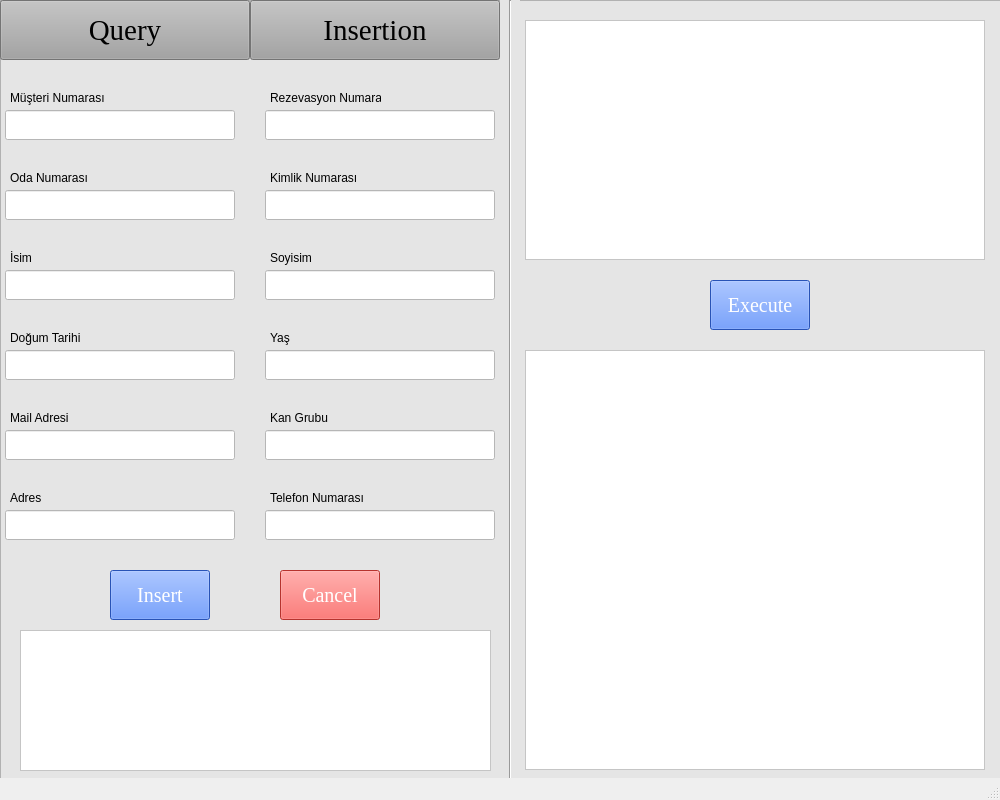
<?xml version="1.0" encoding="UTF-8"?>
<ui version="4.0">
 <class>MainWindow</class>
 <widget class="QMainWindow" name="MainWindow">
  <property name="geometry">
   <rect>
    <x>0</x>
    <y>0</y>
    <width>1000</width>
    <height>800</height>
   </rect>
  </property>
  <property name="windowTitle">
   <string>MainWindow</string>
  </property>
  <widget class="QWidget" name="centralwidget">
   <widget class="QFrame" name="frame_3">
    <property name="geometry">
     <rect>
      <x>0</x>
      <y>0</y>
      <width>1001</width>
      <height>800</height>
     </rect>
    </property>
    <property name="styleSheet">
     <string notr="true">background-color: rgb(229, 229, 229);</string>
    </property>
    <property name="frameShape">
     <enum>QFrame::StyledPanel</enum>
    </property>
    <property name="frameShadow">
     <enum>QFrame::Raised</enum>
    </property>
    <widget class="QPushButton" name="pushButton">
     <property name="geometry">
      <rect>
       <x>0</x>
       <y>0</y>
       <width>250</width>
       <height>60</height>
      </rect>
     </property>
     <property name="font">
      <font>
       <family>Times New Roman</family>
       <pointsize>22</pointsize>
      </font>
     </property>
     <property name="styleSheet">
      <string notr="true">background-color: rgb(163, 163, 163);</string>
     </property>
     <property name="text">
      <string>Query</string>
     </property>
    </widget>
    <widget class="QPushButton" name="pushButton_2">
     <property name="geometry">
      <rect>
       <x>250</x>
       <y>0</y>
       <width>250</width>
       <height>60</height>
      </rect>
     </property>
     <property name="font">
      <font>
       <family>Times New Roman</family>
       <pointsize>22</pointsize>
      </font>
     </property>
     <property name="styleSheet">
      <string notr="true">background-color: rgb(163, 163, 163);</string>
     </property>
     <property name="text">
      <string>Insertion</string>
     </property>
    </widget>
    <widget class="QTextEdit" name="textEdit">
     <property name="geometry">
      <rect>
       <x>525</x>
       <y>20</y>
       <width>460</width>
       <height>240</height>
      </rect>
     </property>
     <property name="styleSheet">
      <string notr="true">background-color: rgb(255, 255, 255);</string>
     </property>
    </widget>
    <widget class="QPushButton" name="pushButton_5">
     <property name="geometry">
      <rect>
       <x>710</x>
       <y>280</y>
       <width>100</width>
       <height>50</height>
      </rect>
     </property>
     <property name="palette">
      <palette>
       <active>
        <colorrole role="WindowText">
         <brush brushstyle="SolidPattern">
          <color alpha="255">
           <red>255</red>
           <green>255</green>
           <blue>255</blue>
          </color>
         </brush>
        </colorrole>
        <colorrole role="Button">
         <brush brushstyle="SolidPattern">
          <color alpha="255">
           <red>56</red>
           <green>116</green>
           <blue>255</blue>
          </color>
         </brush>
        </colorrole>
        <colorrole role="Light">
         <brush brushstyle="SolidPattern">
          <color alpha="255">
           <red>51</red>
           <green>133</green>
           <blue>255</blue>
          </color>
         </brush>
        </colorrole>
        <colorrole role="Text">
         <brush brushstyle="SolidPattern">
          <color alpha="255">
           <red>255</red>
           <green>255</green>
           <blue>255</blue>
          </color>
         </brush>
        </colorrole>
        <colorrole role="ButtonText">
         <brush brushstyle="SolidPattern">
          <color alpha="255">
           <red>255</red>
           <green>255</green>
           <blue>255</blue>
          </color>
         </brush>
        </colorrole>
        <colorrole role="Base">
         <brush brushstyle="SolidPattern">
          <color alpha="255">
           <red>56</red>
           <green>116</green>
           <blue>255</blue>
          </color>
         </brush>
        </colorrole>
        <colorrole role="Window">
         <brush brushstyle="SolidPattern">
          <color alpha="255">
           <red>56</red>
           <green>116</green>
           <blue>255</blue>
          </color>
         </brush>
        </colorrole>
       </active>
       <inactive>
        <colorrole role="WindowText">
         <brush brushstyle="SolidPattern">
          <color alpha="255">
           <red>255</red>
           <green>255</green>
           <blue>255</blue>
          </color>
         </brush>
        </colorrole>
        <colorrole role="Button">
         <brush brushstyle="SolidPattern">
          <color alpha="255">
           <red>56</red>
           <green>116</green>
           <blue>255</blue>
          </color>
         </brush>
        </colorrole>
        <colorrole role="Light">
         <brush brushstyle="SolidPattern">
          <color alpha="255">
           <red>51</red>
           <green>133</green>
           <blue>255</blue>
          </color>
         </brush>
        </colorrole>
        <colorrole role="Text">
         <brush brushstyle="SolidPattern">
          <color alpha="255">
           <red>255</red>
           <green>255</green>
           <blue>255</blue>
          </color>
         </brush>
        </colorrole>
        <colorrole role="ButtonText">
         <brush brushstyle="SolidPattern">
          <color alpha="255">
           <red>255</red>
           <green>255</green>
           <blue>255</blue>
          </color>
         </brush>
        </colorrole>
        <colorrole role="Base">
         <brush brushstyle="SolidPattern">
          <color alpha="255">
           <red>56</red>
           <green>116</green>
           <blue>255</blue>
          </color>
         </brush>
        </colorrole>
        <colorrole role="Window">
         <brush brushstyle="SolidPattern">
          <color alpha="255">
           <red>56</red>
           <green>116</green>
           <blue>255</blue>
          </color>
         </brush>
        </colorrole>
       </inactive>
       <disabled>
        <colorrole role="WindowText">
         <brush brushstyle="SolidPattern">
          <color alpha="255">
           <red>255</red>
           <green>255</green>
           <blue>255</blue>
          </color>
         </brush>
        </colorrole>
        <colorrole role="Button">
         <brush brushstyle="SolidPattern">
          <color alpha="255">
           <red>56</red>
           <green>116</green>
           <blue>255</blue>
          </color>
         </brush>
        </colorrole>
        <colorrole role="Light">
         <brush brushstyle="SolidPattern">
          <color alpha="255">
           <red>51</red>
           <green>133</green>
           <blue>255</blue>
          </color>
         </brush>
        </colorrole>
        <colorrole role="Text">
         <brush brushstyle="SolidPattern">
          <color alpha="255">
           <red>255</red>
           <green>255</green>
           <blue>255</blue>
          </color>
         </brush>
        </colorrole>
        <colorrole role="ButtonText">
         <brush brushstyle="SolidPattern">
          <color alpha="255">
           <red>255</red>
           <green>255</green>
           <blue>255</blue>
          </color>
         </brush>
        </colorrole>
        <colorrole role="Base">
         <brush brushstyle="SolidPattern">
          <color alpha="255">
           <red>56</red>
           <green>116</green>
           <blue>255</blue>
          </color>
         </brush>
        </colorrole>
        <colorrole role="Window">
         <brush brushstyle="SolidPattern">
          <color alpha="255">
           <red>56</red>
           <green>116</green>
           <blue>255</blue>
          </color>
         </brush>
        </colorrole>
       </disabled>
      </palette>
     </property>
     <property name="font">
      <font>
       <family>Times New Roman</family>
       <pointsize>15</pointsize>
      </font>
     </property>
     <property name="styleSheet">
      <string notr="true">background-color: rgb(56, 116, 255);
color: rgb(255, 255, 255);</string>
     </property>
     <property name="text">
      <string>Execute</string>
     </property>
    </widget>
    <widget class="QTextEdit" name="textEdit_2">
     <property name="geometry">
      <rect>
       <x>525</x>
       <y>350</y>
       <width>460</width>
       <height>420</height>
      </rect>
     </property>
     <property name="styleSheet">
      <string notr="true">background-color: rgb(255, 255, 255);</string>
     </property>
     <property name="readOnly">
      <bool>true</bool>
     </property>
    </widget>
    <widget class="Line" name="line_2">
     <property name="geometry">
      <rect>
       <x>500</x>
       <y>0</y>
       <width>20</width>
       <height>811</height>
      </rect>
     </property>
     <property name="orientation">
      <enum>Qt::Vertical</enum>
     </property>
    </widget>
    <widget class="QLineEdit" name="lineEdit">
     <property name="geometry">
      <rect>
       <x>5</x>
       <y>110</y>
       <width>230</width>
       <height>30</height>
      </rect>
     </property>
     <property name="styleSheet">
      <string notr="true">background-color: rgb(255, 255, 255);</string>
     </property>
     <property name="text">
      <string/>
     </property>
    </widget>
    <widget class="QLineEdit" name="lineEdit_2">
     <property name="geometry">
      <rect>
       <x>265</x>
       <y>110</y>
       <width>230</width>
       <height>30</height>
      </rect>
     </property>
     <property name="styleSheet">
      <string notr="true">background-color: rgb(255, 255, 255);</string>
     </property>
     <property name="text">
      <string/>
     </property>
    </widget>
    <widget class="QLineEdit" name="lineEdit_3">
     <property name="geometry">
      <rect>
       <x>5</x>
       <y>190</y>
       <width>230</width>
       <height>30</height>
      </rect>
     </property>
     <property name="styleSheet">
      <string notr="true">background-color: rgb(255, 255, 255);</string>
     </property>
     <property name="text">
      <string/>
     </property>
    </widget>
    <widget class="QLineEdit" name="lineEdit_5">
     <property name="geometry">
      <rect>
       <x>5</x>
       <y>270</y>
       <width>230</width>
       <height>30</height>
      </rect>
     </property>
     <property name="styleSheet">
      <string notr="true">background-color: rgb(255, 255, 255);</string>
     </property>
     <property name="text">
      <string/>
     </property>
    </widget>
    <widget class="QLineEdit" name="lineEdit_7">
     <property name="geometry">
      <rect>
       <x>5</x>
       <y>350</y>
       <width>230</width>
       <height>30</height>
      </rect>
     </property>
     <property name="styleSheet">
      <string notr="true">background-color: rgb(255, 255, 255);</string>
     </property>
     <property name="text">
      <string/>
     </property>
    </widget>
    <widget class="QLineEdit" name="lineEdit_9">
     <property name="geometry">
      <rect>
       <x>5</x>
       <y>430</y>
       <width>230</width>
       <height>30</height>
      </rect>
     </property>
     <property name="styleSheet">
      <string notr="true">background-color: rgb(255, 255, 255);</string>
     </property>
     <property name="text">
      <string/>
     </property>
    </widget>
    <widget class="QLineEdit" name="lineEdit_11">
     <property name="geometry">
      <rect>
       <x>5</x>
       <y>510</y>
       <width>230</width>
       <height>30</height>
      </rect>
     </property>
     <property name="styleSheet">
      <string notr="true">background-color: rgb(255, 255, 255);</string>
     </property>
     <property name="text">
      <string/>
     </property>
    </widget>
    <widget class="QLineEdit" name="lineEdit_4">
     <property name="geometry">
      <rect>
       <x>265</x>
       <y>190</y>
       <width>230</width>
       <height>30</height>
      </rect>
     </property>
     <property name="styleSheet">
      <string notr="true">background-color: rgb(255, 255, 255);</string>
     </property>
     <property name="text">
      <string/>
     </property>
    </widget>
    <widget class="QLineEdit" name="lineEdit_6">
     <property name="geometry">
      <rect>
       <x>265</x>
       <y>270</y>
       <width>230</width>
       <height>30</height>
      </rect>
     </property>
     <property name="styleSheet">
      <string notr="true">background-color: rgb(255, 255, 255);</string>
     </property>
     <property name="text">
      <string/>
     </property>
    </widget>
    <widget class="QLineEdit" name="lineEdit_8">
     <property name="geometry">
      <rect>
       <x>265</x>
       <y>350</y>
       <width>230</width>
       <height>30</height>
      </rect>
     </property>
     <property name="styleSheet">
      <string notr="true">background-color: rgb(255, 255, 255);</string>
     </property>
     <property name="text">
      <string/>
     </property>
    </widget>
    <widget class="QLineEdit" name="lineEdit_10">
     <property name="geometry">
      <rect>
       <x>265</x>
       <y>430</y>
       <width>230</width>
       <height>30</height>
      </rect>
     </property>
     <property name="styleSheet">
      <string notr="true">background-color: rgb(255, 255, 255);</string>
     </property>
     <property name="text">
      <string/>
     </property>
    </widget>
    <widget class="QLineEdit" name="lineEdit_12">
     <property name="geometry">
      <rect>
       <x>265</x>
       <y>510</y>
       <width>230</width>
       <height>30</height>
      </rect>
     </property>
     <property name="styleSheet">
      <string notr="true">background-color: rgb(255, 255, 255);</string>
     </property>
     <property name="text">
      <string/>
     </property>
    </widget>
    <widget class="QLabel" name="label">
     <property name="geometry">
      <rect>
       <x>10</x>
       <y>90</y>
       <width>111</width>
       <height>16</height>
      </rect>
     </property>
     <property name="text">
      <string>Müşteri Numarası</string>
     </property>
    </widget>
    <widget class="QLabel" name="label_2">
     <property name="geometry">
      <rect>
       <x>270</x>
       <y>90</y>
       <width>111</width>
       <height>16</height>
      </rect>
     </property>
     <property name="text">
      <string>Rezevasyon Numarası</string>
     </property>
    </widget>
    <widget class="QLabel" name="label_3">
     <property name="geometry">
      <rect>
       <x>10</x>
       <y>170</y>
       <width>111</width>
       <height>16</height>
      </rect>
     </property>
     <property name="text">
      <string>Oda Numarası</string>
     </property>
    </widget>
    <widget class="QLabel" name="label_4">
     <property name="geometry">
      <rect>
       <x>270</x>
       <y>170</y>
       <width>111</width>
       <height>16</height>
      </rect>
     </property>
     <property name="text">
      <string>Kimlik Numarası</string>
     </property>
    </widget>
    <widget class="QLabel" name="label_5">
     <property name="geometry">
      <rect>
       <x>10</x>
       <y>250</y>
       <width>111</width>
       <height>16</height>
      </rect>
     </property>
     <property name="text">
      <string>İsim</string>
     </property>
    </widget>
    <widget class="QLabel" name="label_6">
     <property name="geometry">
      <rect>
       <x>270</x>
       <y>250</y>
       <width>111</width>
       <height>16</height>
      </rect>
     </property>
     <property name="text">
      <string>Soyisim</string>
     </property>
    </widget>
    <widget class="QLabel" name="label_7">
     <property name="geometry">
      <rect>
       <x>10</x>
       <y>330</y>
       <width>111</width>
       <height>16</height>
      </rect>
     </property>
     <property name="text">
      <string>Doğum Tarihi</string>
     </property>
    </widget>
    <widget class="QLabel" name="label_8">
     <property name="geometry">
      <rect>
       <x>270</x>
       <y>330</y>
       <width>111</width>
       <height>16</height>
      </rect>
     </property>
     <property name="text">
      <string>Yaş</string>
     </property>
    </widget>
    <widget class="QLabel" name="label_9">
     <property name="geometry">
      <rect>
       <x>10</x>
       <y>410</y>
       <width>111</width>
       <height>16</height>
      </rect>
     </property>
     <property name="text">
      <string>Mail Adresi</string>
     </property>
    </widget>
    <widget class="QLabel" name="label_10">
     <property name="geometry">
      <rect>
       <x>270</x>
       <y>410</y>
       <width>111</width>
       <height>16</height>
      </rect>
     </property>
     <property name="text">
      <string>Kan Grubu</string>
     </property>
    </widget>
    <widget class="QLabel" name="label_11">
     <property name="geometry">
      <rect>
       <x>10</x>
       <y>490</y>
       <width>111</width>
       <height>16</height>
      </rect>
     </property>
     <property name="text">
      <string>Adres</string>
     </property>
    </widget>
    <widget class="QLabel" name="label_12">
     <property name="geometry">
      <rect>
       <x>270</x>
       <y>490</y>
       <width>111</width>
       <height>16</height>
      </rect>
     </property>
     <property name="text">
      <string>Telefon Numarası</string>
     </property>
    </widget>
    <widget class="QPushButton" name="pushButton_3">
     <property name="geometry">
      <rect>
       <x>110</x>
       <y>570</y>
       <width>100</width>
       <height>50</height>
      </rect>
     </property>
     <property name="palette">
      <palette>
       <active>
        <colorrole role="WindowText">
         <brush brushstyle="SolidPattern">
          <color alpha="255">
           <red>255</red>
           <green>255</green>
           <blue>255</blue>
          </color>
         </brush>
        </colorrole>
        <colorrole role="Button">
         <brush brushstyle="SolidPattern">
          <color alpha="255">
           <red>56</red>
           <green>116</green>
           <blue>255</blue>
          </color>
         </brush>
        </colorrole>
        <colorrole role="Light">
         <brush brushstyle="SolidPattern">
          <color alpha="255">
           <red>51</red>
           <green>133</green>
           <blue>255</blue>
          </color>
         </brush>
        </colorrole>
        <colorrole role="Text">
         <brush brushstyle="SolidPattern">
          <color alpha="255">
           <red>255</red>
           <green>255</green>
           <blue>255</blue>
          </color>
         </brush>
        </colorrole>
        <colorrole role="ButtonText">
         <brush brushstyle="SolidPattern">
          <color alpha="255">
           <red>255</red>
           <green>255</green>
           <blue>255</blue>
          </color>
         </brush>
        </colorrole>
        <colorrole role="Base">
         <brush brushstyle="SolidPattern">
          <color alpha="255">
           <red>56</red>
           <green>116</green>
           <blue>255</blue>
          </color>
         </brush>
        </colorrole>
        <colorrole role="Window">
         <brush brushstyle="SolidPattern">
          <color alpha="255">
           <red>56</red>
           <green>116</green>
           <blue>255</blue>
          </color>
         </brush>
        </colorrole>
       </active>
       <inactive>
        <colorrole role="WindowText">
         <brush brushstyle="SolidPattern">
          <color alpha="255">
           <red>255</red>
           <green>255</green>
           <blue>255</blue>
          </color>
         </brush>
        </colorrole>
        <colorrole role="Button">
         <brush brushstyle="SolidPattern">
          <color alpha="255">
           <red>56</red>
           <green>116</green>
           <blue>255</blue>
          </color>
         </brush>
        </colorrole>
        <colorrole role="Light">
         <brush brushstyle="SolidPattern">
          <color alpha="255">
           <red>51</red>
           <green>133</green>
           <blue>255</blue>
          </color>
         </brush>
        </colorrole>
        <colorrole role="Text">
         <brush brushstyle="SolidPattern">
          <color alpha="255">
           <red>255</red>
           <green>255</green>
           <blue>255</blue>
          </color>
         </brush>
        </colorrole>
        <colorrole role="ButtonText">
         <brush brushstyle="SolidPattern">
          <color alpha="255">
           <red>255</red>
           <green>255</green>
           <blue>255</blue>
          </color>
         </brush>
        </colorrole>
        <colorrole role="Base">
         <brush brushstyle="SolidPattern">
          <color alpha="255">
           <red>56</red>
           <green>116</green>
           <blue>255</blue>
          </color>
         </brush>
        </colorrole>
        <colorrole role="Window">
         <brush brushstyle="SolidPattern">
          <color alpha="255">
           <red>56</red>
           <green>116</green>
           <blue>255</blue>
          </color>
         </brush>
        </colorrole>
       </inactive>
       <disabled>
        <colorrole role="WindowText">
         <brush brushstyle="SolidPattern">
          <color alpha="255">
           <red>255</red>
           <green>255</green>
           <blue>255</blue>
          </color>
         </brush>
        </colorrole>
        <colorrole role="Button">
         <brush brushstyle="SolidPattern">
          <color alpha="255">
           <red>56</red>
           <green>116</green>
           <blue>255</blue>
          </color>
         </brush>
        </colorrole>
        <colorrole role="Light">
         <brush brushstyle="SolidPattern">
          <color alpha="255">
           <red>51</red>
           <green>133</green>
           <blue>255</blue>
          </color>
         </brush>
        </colorrole>
        <colorrole role="Text">
         <brush brushstyle="SolidPattern">
          <color alpha="255">
           <red>255</red>
           <green>255</green>
           <blue>255</blue>
          </color>
         </brush>
        </colorrole>
        <colorrole role="ButtonText">
         <brush brushstyle="SolidPattern">
          <color alpha="255">
           <red>255</red>
           <green>255</green>
           <blue>255</blue>
          </color>
         </brush>
        </colorrole>
        <colorrole role="Base">
         <brush brushstyle="SolidPattern">
          <color alpha="255">
           <red>56</red>
           <green>116</green>
           <blue>255</blue>
          </color>
         </brush>
        </colorrole>
        <colorrole role="Window">
         <brush brushstyle="SolidPattern">
          <color alpha="255">
           <red>56</red>
           <green>116</green>
           <blue>255</blue>
          </color>
         </brush>
        </colorrole>
       </disabled>
      </palette>
     </property>
     <property name="font">
      <font>
       <family>Times New Roman</family>
       <pointsize>15</pointsize>
      </font>
     </property>
     <property name="styleSheet">
      <string notr="true">background-color: rgb(56, 116, 255);
color: rgb(255, 255, 255);</string>
     </property>
     <property name="text">
      <string>Insert</string>
     </property>
    </widget>
    <widget class="QPushButton" name="pushButton_4">
     <property name="geometry">
      <rect>
       <x>280</x>
       <y>570</y>
       <width>100</width>
       <height>50</height>
      </rect>
     </property>
     <property name="palette">
      <palette>
       <active>
        <colorrole role="WindowText">
         <brush brushstyle="SolidPattern">
          <color alpha="255">
           <red>255</red>
           <green>255</green>
           <blue>255</blue>
          </color>
         </brush>
        </colorrole>
        <colorrole role="Button">
         <brush brushstyle="SolidPattern">
          <color alpha="255">
           <red>255</red>
           <green>71</green>
           <blue>65</blue>
          </color>
         </brush>
        </colorrole>
        <colorrole role="Light">
         <brush brushstyle="SolidPattern">
          <color alpha="255">
           <red>51</red>
           <green>133</green>
           <blue>255</blue>
          </color>
         </brush>
        </colorrole>
        <colorrole role="Text">
         <brush brushstyle="SolidPattern">
          <color alpha="255">
           <red>255</red>
           <green>255</green>
           <blue>255</blue>
          </color>
         </brush>
        </colorrole>
        <colorrole role="ButtonText">
         <brush brushstyle="SolidPattern">
          <color alpha="255">
           <red>255</red>
           <green>255</green>
           <blue>255</blue>
          </color>
         </brush>
        </colorrole>
        <colorrole role="Base">
         <brush brushstyle="SolidPattern">
          <color alpha="255">
           <red>255</red>
           <green>71</green>
           <blue>65</blue>
          </color>
         </brush>
        </colorrole>
        <colorrole role="Window">
         <brush brushstyle="SolidPattern">
          <color alpha="255">
           <red>255</red>
           <green>71</green>
           <blue>65</blue>
          </color>
         </brush>
        </colorrole>
       </active>
       <inactive>
        <colorrole role="WindowText">
         <brush brushstyle="SolidPattern">
          <color alpha="255">
           <red>255</red>
           <green>255</green>
           <blue>255</blue>
          </color>
         </brush>
        </colorrole>
        <colorrole role="Button">
         <brush brushstyle="SolidPattern">
          <color alpha="255">
           <red>255</red>
           <green>71</green>
           <blue>65</blue>
          </color>
         </brush>
        </colorrole>
        <colorrole role="Light">
         <brush brushstyle="SolidPattern">
          <color alpha="255">
           <red>51</red>
           <green>133</green>
           <blue>255</blue>
          </color>
         </brush>
        </colorrole>
        <colorrole role="Text">
         <brush brushstyle="SolidPattern">
          <color alpha="255">
           <red>255</red>
           <green>255</green>
           <blue>255</blue>
          </color>
         </brush>
        </colorrole>
        <colorrole role="ButtonText">
         <brush brushstyle="SolidPattern">
          <color alpha="255">
           <red>255</red>
           <green>255</green>
           <blue>255</blue>
          </color>
         </brush>
        </colorrole>
        <colorrole role="Base">
         <brush brushstyle="SolidPattern">
          <color alpha="255">
           <red>255</red>
           <green>71</green>
           <blue>65</blue>
          </color>
         </brush>
        </colorrole>
        <colorrole role="Window">
         <brush brushstyle="SolidPattern">
          <color alpha="255">
           <red>255</red>
           <green>71</green>
           <blue>65</blue>
          </color>
         </brush>
        </colorrole>
       </inactive>
       <disabled>
        <colorrole role="WindowText">
         <brush brushstyle="SolidPattern">
          <color alpha="255">
           <red>255</red>
           <green>255</green>
           <blue>255</blue>
          </color>
         </brush>
        </colorrole>
        <colorrole role="Button">
         <brush brushstyle="SolidPattern">
          <color alpha="255">
           <red>255</red>
           <green>71</green>
           <blue>65</blue>
          </color>
         </brush>
        </colorrole>
        <colorrole role="Light">
         <brush brushstyle="SolidPattern">
          <color alpha="255">
           <red>51</red>
           <green>133</green>
           <blue>255</blue>
          </color>
         </brush>
        </colorrole>
        <colorrole role="Text">
         <brush brushstyle="SolidPattern">
          <color alpha="255">
           <red>255</red>
           <green>255</green>
           <blue>255</blue>
          </color>
         </brush>
        </colorrole>
        <colorrole role="ButtonText">
         <brush brushstyle="SolidPattern">
          <color alpha="255">
           <red>255</red>
           <green>255</green>
           <blue>255</blue>
          </color>
         </brush>
        </colorrole>
        <colorrole role="Base">
         <brush brushstyle="SolidPattern">
          <color alpha="255">
           <red>255</red>
           <green>71</green>
           <blue>65</blue>
          </color>
         </brush>
        </colorrole>
        <colorrole role="Window">
         <brush brushstyle="SolidPattern">
          <color alpha="255">
           <red>255</red>
           <green>71</green>
           <blue>65</blue>
          </color>
         </brush>
        </colorrole>
       </disabled>
      </palette>
     </property>
     <property name="font">
      <font>
       <family>Times New Roman</family>
       <pointsize>15</pointsize>
      </font>
     </property>
     <property name="styleSheet">
      <string notr="true">color: rgb(255, 255, 255);
background-color: rgb(255, 71, 65);</string>
     </property>
     <property name="text">
      <string>Cancel</string>
     </property>
    </widget>
    <widget class="QTextEdit" name="textEdit_3">
     <property name="geometry">
      <rect>
       <x>20</x>
       <y>630</y>
       <width>471</width>
       <height>141</height>
      </rect>
     </property>
     <property name="styleSheet">
      <string notr="true">background-color: rgb(255, 255, 255);</string>
     </property>
     <property name="readOnly">
      <bool>true</bool>
     </property>
    </widget>
   </widget>
  </widget>
  <widget class="QStatusBar" name="statusbar"/>
 </widget>
 <resources/>
 <connections/>
</ui>
